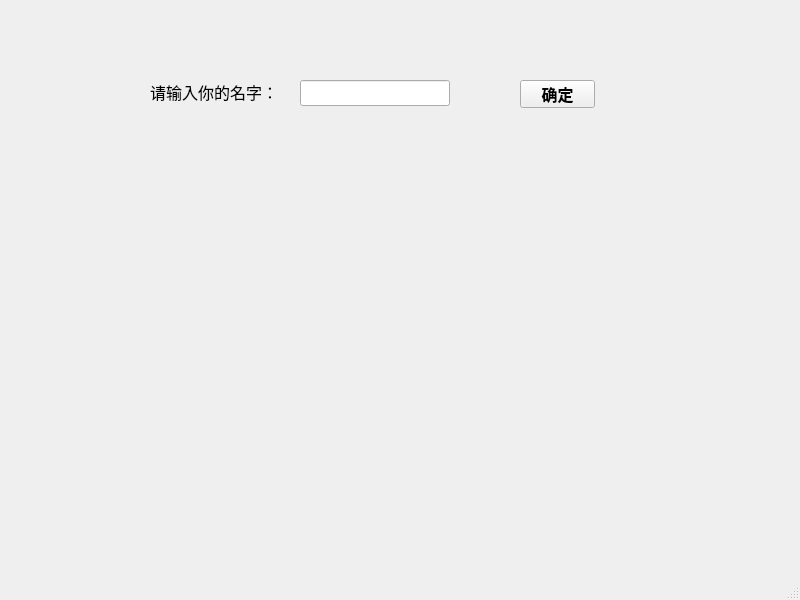
<?xml version="1.0" encoding="UTF-8"?>
<ui version="4.0">
 <class>MainWindow</class>
 <widget class="QMainWindow" name="MainWindow">
  <property name="geometry">
   <rect>
    <x>0</x>
    <y>0</y>
    <width>800</width>
    <height>600</height>
   </rect>
  </property>
  <property name="windowTitle">
   <string>MainWindow</string>
  </property>
  <widget class="QWidget" name="centralwidget">
   <widget class="QLabel" name="label">
    <property name="geometry">
     <rect>
      <x>150</x>
      <y>80</y>
      <width>121</width>
      <height>21</height>
     </rect>
    </property>
    <property name="text">
     <string>&lt;html&gt;&lt;head/&gt;&lt;body&gt;&lt;p&gt;&lt;span style=&quot; font-size:12pt;&quot;&gt;请输入你的名字：&lt;/span&gt;&lt;/p&gt;&lt;/body&gt;&lt;/html&gt;</string>
    </property>
   </widget>
   <widget class="QLineEdit" name="lineEdit">
    <property name="geometry">
     <rect>
      <x>300</x>
      <y>80</y>
      <width>150</width>
      <height>26</height>
     </rect>
    </property>
    <property name="font">
     <font>
      <family>Agency FB</family>
      <pointsize>12</pointsize>
      <weight>75</weight>
      <bold>true</bold>
     </font>
    </property>
   </widget>
   <widget class="QPushButton" name="pushButton">
    <property name="geometry">
     <rect>
      <x>520</x>
      <y>80</y>
      <width>75</width>
      <height>28</height>
     </rect>
    </property>
    <property name="font">
     <font>
      <family>Agency FB</family>
      <pointsize>12</pointsize>
      <weight>75</weight>
      <bold>true</bold>
     </font>
    </property>
    <property name="text">
     <string>确定</string>
    </property>
   </widget>
   <widget class="QLabel" name="label_2">
    <property name="geometry">
     <rect>
      <x>250</x>
      <y>200</y>
      <width>261</width>
      <height>51</height>
     </rect>
    </property>
    <property name="font">
     <font>
      <family>Agency FB</family>
      <pointsize>14</pointsize>
      <weight>50</weight>
      <bold>false</bold>
     </font>
    </property>
    <property name="text">
     <string/>
    </property>
    <property name="alignment">
     <set>Qt::AlignCenter</set>
    </property>
   </widget>
  </widget>
  <widget class="QMenuBar" name="menubar">
   <property name="geometry">
    <rect>
     <x>0</x>
     <y>0</y>
     <width>800</width>
     <height>23</height>
    </rect>
   </property>
  </widget>
  <widget class="QStatusBar" name="statusbar"/>
 </widget>
 <resources/>
 <connections/>
</ui>
